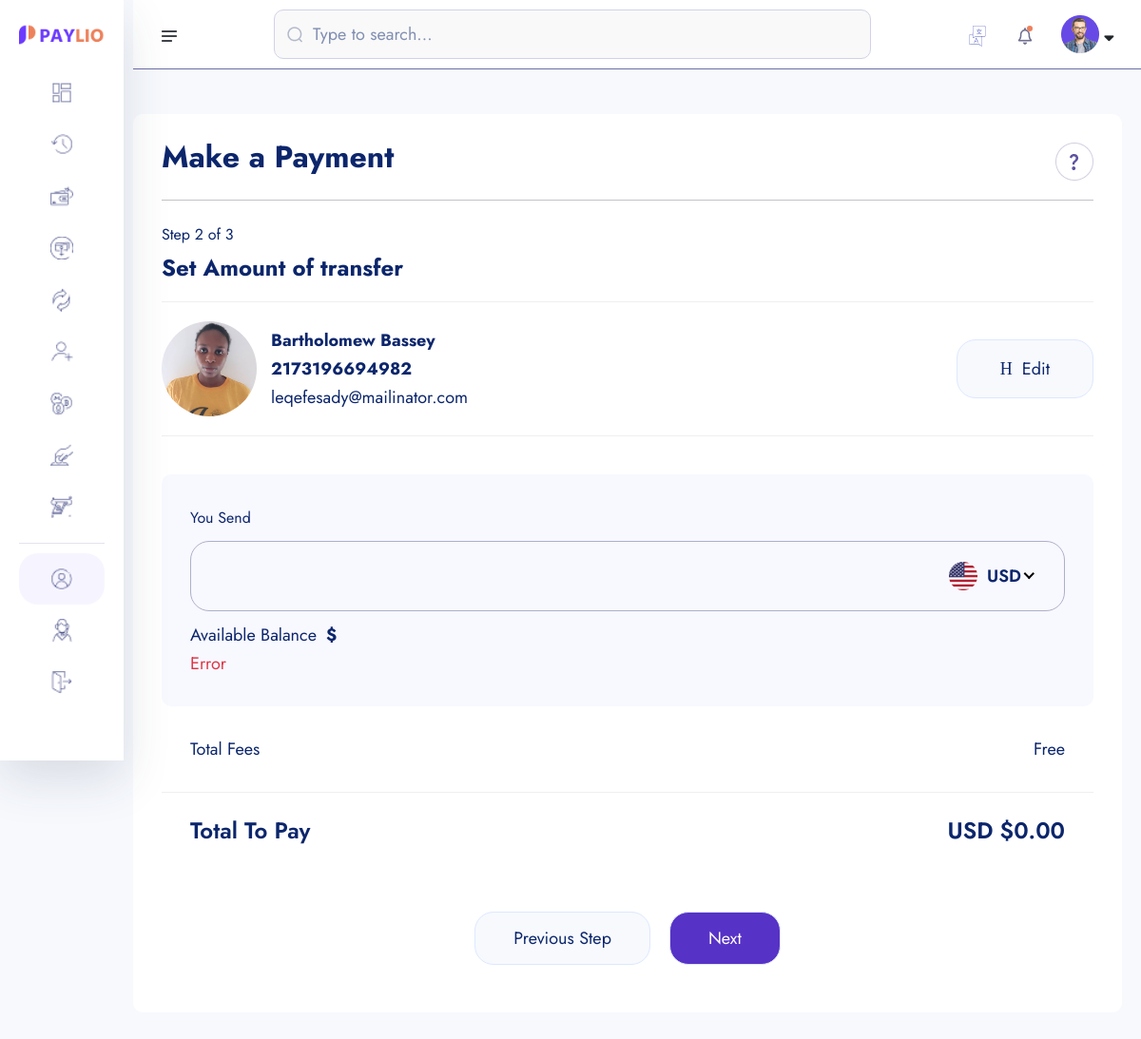
The app's page /account-transfer/2173196694982 with its own data.
### account/models.py (models this page shows, shortened)
class Account(models.Model):
    id = models.UUIDField(primary_key=True, unique=True,
                          default=uuid.uuid4, editable=False)
    user = models.OneToOneField(User, on_delete=models.CASCADE)
    account_balance = models.DecimalField(
        max_digits=12, decimal_places=2, default=0.00)
    account_number = ShortUUIDField(
        length=10, max_length=25, prefix="217", alphabet="123456789")
    account_id = ShortUUIDField(
        unique=True, length=7, max_length=25, prefix="DEX", alphabet="123456789")
    pin_number = ShortUUIDField(
        unique=True, length=4, max_length=7, prefix="217", alphabet="123456789")
    ref_code = ShortUUIDField(unique=True, length=10,
                              max_length=25, alphabet="abcdefgh123456789")
    account_status = models.CharField(
        max_length=100, choices=ACCOUNT_STATUS, default="in-active")
    date = models.DateTimeField(auto_now_add=True)
    kyc_submitted = models.BooleanField(default=False)
    kyc_confirmed = models.BooleanField(default=False)
    recommended_by = models.ForeignKey(
        User, on_delete=models.DO_NOTHING, blank=True, null=True, related_name='recommended_by')
    class Meta:
        ordering = ['date']

class Kyc(models.Model):
    id = models.UUIDField(primary_key=True, unique=True,
                          default=uuid.uuid4, editable=False)
    user = models.OneToOneField(User, on_delete=models.CASCADE)
    account = models.OneToOneField(Account, on_delete=models.CASCADE)
    full_name = models.CharField(max_length=1000)
    image = models.ImageField(upload_to="kyc", default="default.jpg")
    marital_status = models.CharField(choices=MARITAL_STATUS, max_length=40)
    gender = models.CharField(choices=GENDER, max_length=40, default="default")
    identity_type = models.CharField(choices=IDENTITY_TYPE, max_length=40)
    identity_image = models.ImageField(
        upload_to="kyc", null=False, blank=False, default=None)
    date_of_birth = models.DateTimeField(auto_now_add=False)
    signature = models.ImageField(upload_to="kyc")
    country = models.CharField(max_length=100)
    state = models.CharField(max_length=100)
    city = models.CharField(max_length=100)
    mobile = models.CharField(max_length=1000)
    fax = models.CharField(max_length=1000)
    date = models.DateTimeField(auto_now_add=True)

### userauth/models.py (models this page shows, shortened)
class User(AbstractUser):
    (
        username_,
        email_,
        is_staff_
    ) = HELP_TEXT_AND_VERBOSE_NAME["user"].values()
    username = models.CharField(
        max_length=50,
        help_text = username_[0],
        verbose_name = username_[1]
        )
    email = models.EmailField(
        max_length=254,
        unique=True,
        help_text = email_[0],
        verbose_name = email_[1]
        )
    is_staff = models.BooleanField(
        default=False,
        help_text=is_staff_[0],
        verbose_name=is_staff_[1]
        )
    USERNAME_FIELD = 'email'
    REQUIRED_FIELDS = ['username']

### core/transfer.py (the view)
# urls.py: path("account-transfer/<account_number>", transfer.AmountTransfer,
def AmountTransfer(request, account_number):
    try:
        account = Account.objects.get(account_number=account_number)
    except Account.DoesNotExist:
        messages.warning(request, "Account does not exist.")
        return redirect("core:search-account")
    context = {
        "account": account,
    }
    return render(request, "transfer/account-transfer.html", context)

### templates/transfer/account-transfer.html (shortened to what this page needs)
{% extends 'partials/dashboard_base.html' %}
{% load static %}
{% load humanize %}
{% block content %}
<section class="dashboard-section body-collapse pay step step-2">
    <div class="overlay pt-120">
        <div class="container-fruid">
            <div class="main-content">
                <div class="head-area d-flex align-items-center justify-content-between">
                    <h4>Make a Payment</h4>
                    <div class="icon-area">
                        <img src="{% static 'assets/images/icon/support-icon.png' %}" alt="icon">
                    </div>
                </div>
                <div class="choose-recipient">
                    <div class="step-area">
                        <span class="mdr">Step 2 of 3</span>
                        <h5>Set Amount of transfer</h5>
                    </div>
                    <div class="user-select">
                        <div class="single-user">
                            <div class="left d-flex align-items-center">
                                <div class="img-area">
                                    <img src="{{ account.user.kyc.image.url }}" alt="image" style="width: 100px; height: 100px; border-radius:50%; object-fit:cover;">
                                </div>
                                <div class="text-area">
                                    <p>{{ account.user.kyc.full_name|title }}</p>
                                    <p>{{ account.account_number }}</p>
                                    <span class="mdr"><a href="/cdn-cgi/l/email-protection" class="__cf_email__" data-cfemail="773f12051a1619444237101a161e1b5914181a">{{ account.user.email }}</a></span>
                                </div>
                            </div>
                            <div class="right">
                                <a href="{% url 'core:search-account' %}">
                                    <i class="icon-h-edit"></i>
                                    Edit
                                </a>
                            </div>
                        </div>
                    </div>
                </div>
                <form action="#">
                    <div class="send-banance">
                        <span class="mdr">You Send</span>
                        <div class="input-area">
                            <input class="xxlr" onkeyup="CalculateBalance()" placeholder="{{request.user.account.account_balance|intcomma}}" type="number" id="amount-send">
                        </div>
                        <p>Available Balance<b>${{request.user.account.account_balance|intcomma}}</b></p>
                        <p class="text-danger" id="error-div">Error</p>
                    </div>
                    <ul class="total-fees">
                        <li>Total Fees</li>
                        <li>Free</li>
                    </ul>
                    <ul class="total-fees pay">
                        <li>
                            <h5>Total To Pay</h5>
                        </li>
                        <li>
                            <h5 id="total-to-pay">USD $0.00</h5>
                        </li>
                    </ul>
                    <div class="footer-area mt-40">
                        <a href="pay-step-1.html">Previous Step</a>
                        <a href="pay-step-3.html" class="active">Next</a>
                    </div>
                </form>
            </div>
        </div>
    </div>
</section>
{% endblock content %}

### records on screen
Account: user.kyc.image (picture), user.kyc.full_name "Bartholomew Bassey", account_number "2173196694982", user.email "leqefesady@mailinator.com"
